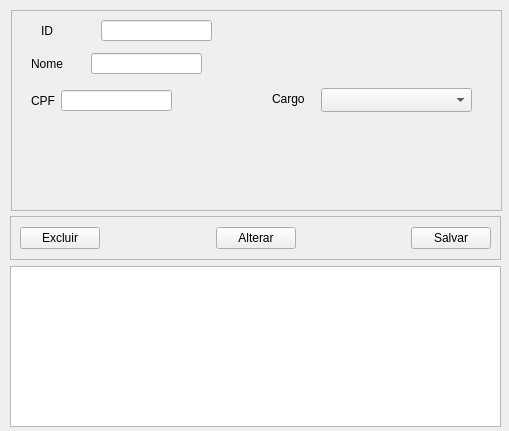
<?xml version="1.0" encoding="UTF-8"?>
<ui version="4.0">
 <class>TelaFuncionario</class>
 <widget class="QWidget" name="TelaFuncionario">
  <property name="geometry">
   <rect>
    <x>0</x>
    <y>0</y>
    <width>509</width>
    <height>431</height>
   </rect>
  </property>
  <property name="windowTitle">
   <string>Chamado</string>
  </property>
  <widget class="QFrame" name="frame">
   <property name="geometry">
    <rect>
     <x>11</x>
     <y>10</y>
     <width>491</width>
     <height>201</height>
    </rect>
   </property>
   <property name="frameShape">
    <enum>QFrame::Shape::StyledPanel</enum>
   </property>
   <property name="frameShadow">
    <enum>QFrame::Shadow::Raised</enum>
   </property>
   <widget class="QLabel" name="labelNome">
    <property name="geometry">
     <rect>
      <x>20</x>
      <y>46</y>
      <width>49</width>
      <height>16</height>
     </rect>
    </property>
    <property name="text">
     <string>Nome</string>
    </property>
   </widget>
   <widget class="QLineEdit" name="lineEditNome">
    <property name="geometry">
     <rect>
      <x>80</x>
      <y>43</y>
      <width>111</width>
      <height>21</height>
     </rect>
    </property>
   </widget>
   <widget class="QLabel" name="label_3">
    <property name="geometry">
     <rect>
      <x>20</x>
      <y>83</y>
      <width>49</width>
      <height>16</height>
     </rect>
    </property>
    <property name="text">
     <string>CPF</string>
    </property>
   </widget>
   <widget class="QComboBox" name="comboBoxCargo">
    <property name="geometry">
     <rect>
      <x>310</x>
      <y>78</y>
      <width>151</width>
      <height>24</height>
     </rect>
    </property>
   </widget>
   <widget class="QLabel" name="label_6">
    <property name="geometry">
     <rect>
      <x>261</x>
      <y>81</y>
      <width>49</width>
      <height>16</height>
     </rect>
    </property>
    <property name="text">
     <string>Cargo</string>
    </property>
   </widget>
   <widget class="QLineEdit" name="lineEditCpf">
    <property name="geometry">
     <rect>
      <x>50</x>
      <y>80</y>
      <width>111</width>
      <height>21</height>
     </rect>
    </property>
   </widget>
   <widget class="QLabel" name="labelNome_2">
    <property name="geometry">
     <rect>
      <x>30</x>
      <y>13</y>
      <width>49</width>
      <height>16</height>
     </rect>
    </property>
    <property name="text">
     <string>ID</string>
    </property>
   </widget>
   <widget class="QLineEdit" name="lineEditId">
    <property name="geometry">
     <rect>
      <x>90</x>
      <y>10</y>
      <width>111</width>
      <height>21</height>
     </rect>
    </property>
   </widget>
  </widget>
  <widget class="QFrame" name="frame_2">
   <property name="geometry">
    <rect>
     <x>10</x>
     <y>216</y>
     <width>491</width>
     <height>44</height>
    </rect>
   </property>
   <property name="frameShape">
    <enum>QFrame::Shape::StyledPanel</enum>
   </property>
   <property name="frameShadow">
    <enum>QFrame::Shadow::Raised</enum>
   </property>
   <layout class="QHBoxLayout" name="horizontalLayout">
    <item>
     <widget class="QPushButton" name="pushButtonExcluir">
      <property name="text">
       <string>Excluir</string>
      </property>
     </widget>
    </item>
    <item>
     <spacer name="horizontalSpacer">
      <property name="orientation">
       <enum>Qt::Orientation::Horizontal</enum>
      </property>
      <property name="sizeHint" stdset="0">
       <size>
        <width>40</width>
        <height>20</height>
       </size>
      </property>
     </spacer>
    </item>
    <item>
     <widget class="QPushButton" name="pushButtonAlterar">
      <property name="text">
       <string>Alterar</string>
      </property>
     </widget>
    </item>
    <item>
     <spacer name="horizontalSpacer_2">
      <property name="orientation">
       <enum>Qt::Orientation::Horizontal</enum>
      </property>
      <property name="sizeHint" stdset="0">
       <size>
        <width>40</width>
        <height>20</height>
       </size>
      </property>
     </spacer>
    </item>
    <item>
     <widget class="QPushButton" name="pushButtonSalvar">
      <property name="text">
       <string>Salvar</string>
      </property>
     </widget>
    </item>
   </layout>
  </widget>
  <widget class="QTableWidget" name="tableWidgetFuncionarios">
   <property name="geometry">
    <rect>
     <x>10</x>
     <y>266</y>
     <width>491</width>
     <height>161</height>
    </rect>
   </property>
   <property name="selectionMode">
    <enum>QAbstractItemView::SelectionMode::SingleSelection</enum>
   </property>
   <property name="selectionBehavior">
    <enum>QAbstractItemView::SelectionBehavior::SelectRows</enum>
   </property>
   <attribute name="horizontalHeaderDefaultSectionSize">
    <number>80</number>
   </attribute>
  </widget>
 </widget>
 <resources/>
 <connections/>
</ui>
